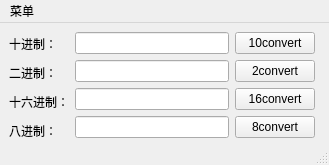
<?xml version="1.0" encoding="UTF-8"?>
<ui version="4.0">
 <class>conversion</class>
 <widget class="QMainWindow" name="conversion">
  <property name="geometry">
   <rect>
    <x>0</x>
    <y>0</y>
    <width>329</width>
    <height>165</height>
   </rect>
  </property>
  <property name="windowTitle">
   <string>convert</string>
  </property>
  <widget class="QWidget" name="Convert">
   <widget class="QWidget" name="layoutWidget">
    <property name="geometry">
     <rect>
      <x>9</x>
      <y>9</y>
      <width>306</width>
      <height>110</height>
     </rect>
    </property>
    <layout class="QHBoxLayout" name="horizontalLayout_2">
     <item>
      <layout class="QHBoxLayout" name="horizontalLayout">
       <item>
        <layout class="QVBoxLayout" name="verticalLayout">
         <item>
          <widget class="QLabel" name="label">
           <property name="text">
            <string>十进制：</string>
           </property>
          </widget>
         </item>
         <item>
          <widget class="QLabel" name="label_3">
           <property name="text">
            <string>二进制：</string>
           </property>
          </widget>
         </item>
         <item>
          <widget class="QLabel" name="label_4">
           <property name="text">
            <string>十六进制：</string>
           </property>
          </widget>
         </item>
         <item>
          <widget class="QLabel" name="label_5">
           <property name="text">
            <string>八进制：</string>
           </property>
          </widget>
         </item>
        </layout>
       </item>
      </layout>
     </item>
     <item>
      <layout class="QVBoxLayout" name="verticalLayout_2">
       <item>
        <widget class="QLineEdit" name="dec"/>
       </item>
       <item>
        <widget class="QLineEdit" name="bin"/>
       </item>
       <item>
        <widget class="QLineEdit" name="hex"/>
       </item>
       <item>
        <widget class="QLineEdit" name="oct"/>
       </item>
      </layout>
     </item>
     <item>
      <layout class="QVBoxLayout" name="verticalLayout_3">
       <item>
        <widget class="QPushButton" name="convert10">
         <property name="text">
          <string>10convert</string>
         </property>
        </widget>
       </item>
       <item>
        <widget class="QPushButton" name="convert2">
         <property name="text">
          <string>2convert</string>
         </property>
        </widget>
       </item>
       <item>
        <widget class="QPushButton" name="convert16">
         <property name="text">
          <string>16convert</string>
         </property>
        </widget>
       </item>
       <item>
        <widget class="QPushButton" name="convert8">
         <property name="text">
          <string>8convert</string>
         </property>
        </widget>
       </item>
      </layout>
     </item>
    </layout>
   </widget>
  </widget>
  <widget class="QMenuBar" name="menubar">
   <property name="geometry">
    <rect>
     <x>0</x>
     <y>0</y>
     <width>329</width>
     <height>21</height>
    </rect>
   </property>
   <widget class="QMenu" name="menu">
    <property name="title">
     <string>菜单</string>
    </property>
    <addaction name="action"/>
   </widget>
   <addaction name="menu"/>
  </widget>
  <widget class="QStatusBar" name="statusbar"/>
  <action name="action">
   <property name="text">
    <string>计算器</string>
   </property>
  </action>
 </widget>
 <resources/>
 <connections/>
</ui>
